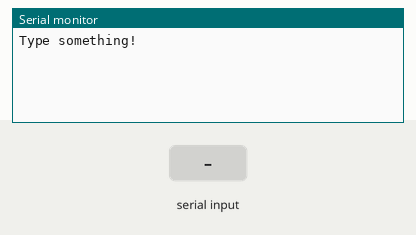
This sketch was run on a simulated Arduino Uno, built with avr-gcc and run on an emulated ATmega328P. On the bench: the last lines printed to the serial monitor. The inputs (shaded band) are chosen by the test bench.

Above: at 3.2 s.
3.3 s: "90,45\n" received over Serial
At 4.4 s:
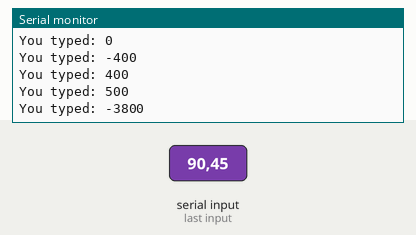
4.8 s: "30,150\n" received over Serial
At 6.1 s:
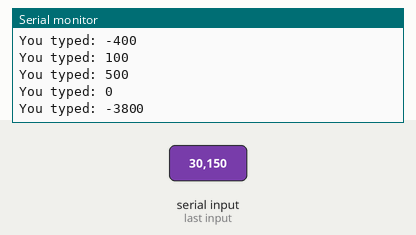
Timing chart, 0 to 7.8 s (numbered marks = the images above; inputs shaded):
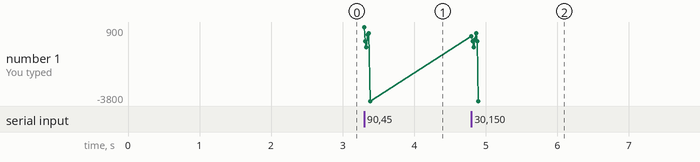

Measured:
- after the input at 3.3 s, the serial monitor: prints a new line at once (image 1)
- after the input at 4.8 s, the serial monitor: prints a new line at once (image 2)

The sketch:

input.ino
```cpp
char input;

void setup() {
    Serial.begin(9600);
    delay(2000);

    Serial.println("Type something!");
}

void loop() {

    if(Serial.available()){
        input = Serial.read();
        int valA = input - '0';
        valA = valA*100;
        //String stringOne = String(input);// converting a constant char into a String
        Serial.print("You typed: " );
        Serial.println(valA);
    }
}
```
